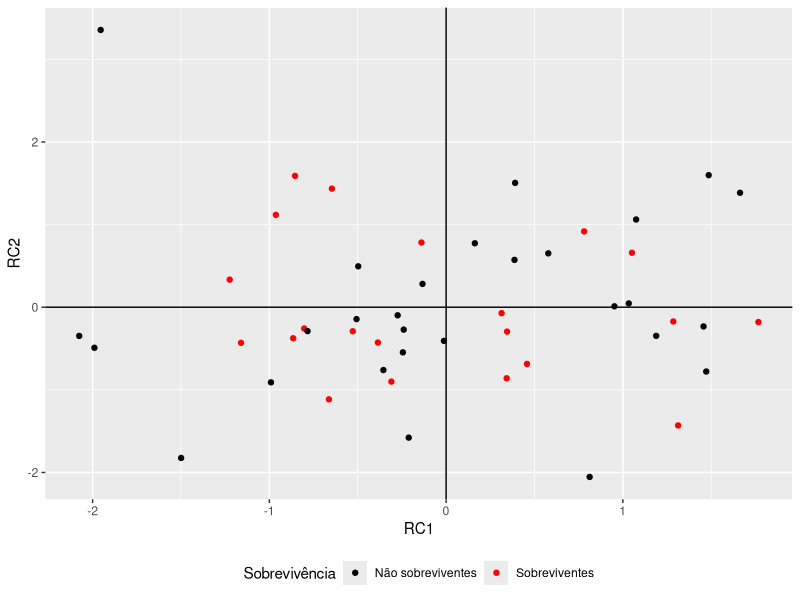

Recreate this plot in R.
# Empregos nos países europeus --------------------------------
  
paises <- read.table("Euroemp.txt", h=T)
paises
  
  # AGR = agricultura, florestal e pesca; 
  # MIN = mineração e exploração de pedreiras; 
  # FAB = fabricação;
  # FEA = fornecimento de energia e água;
  # CON = construção; 
  # SER = serviços; 
  # FIN = finanças;
  # SSP = serviços sociais e pessoais; 
  # TC = transportes e comunicações.
  
# Análise de fatores utilizando o pacote psych ----------------------------

# Instalar o pacote psych
#install.packages("psych")
library(psych)

# Utilizando a função "principal" do pacote psych
fit.pc <- principal(paises[,3:11], nfactors=4, rotate="varimax")
fit.pc                  
round(fit.pc$values, 3) # Autovalores
fit.pc$loadings         # Autovetores
fit.pc$loadings[1:9,1:4]
fit.pc$communality      # Comunalidade



# Exemplo pardais

# Survivorship =   sobrevivência
# Total_length =   comprimento total;
# Alar_extent =    extensão alar;
# L_beak_head =    comprimento do bico e cabeça;
# L_humerous =     comprimento do úmero;
# L_keel_sternum = comprimento da quilha do esterno.


# dados em .txt
pardais <- read.table(file = "Bumpus_sparrows.txt", 
                      header = TRUE)
pardais

fit.pc <- principal(pardais[,2:6], nfactors=2, rotate="varimax")
fit.pc                  
round(fit.pc$values, 3) # Autovalores
fit.pc$loadings         # Autovetores
fit.pc$communality      # Comunalidade

# Criando um gráfico biplot
biplot <- data.frame(fit.pc$scores, Survivorship = pardais$Survivorship)
biplot

library(ggplot2)
ggplot(data = biplot, aes(x = RC1, y = RC2)) +
  geom_point(aes(color = Survivorship)) +
  labs(
    x = "RC1",
    y = "RC2",
    color = "Sobrevivência") +
  scale_color_manual(values=c("black", "red"),
                     labels = c("Não sobreviventes", "Sobreviventes")) +
  theme(legend.position="bottom") +
  geom_vline(xintercept = 0) +
  geom_hline(yintercept = 0)

